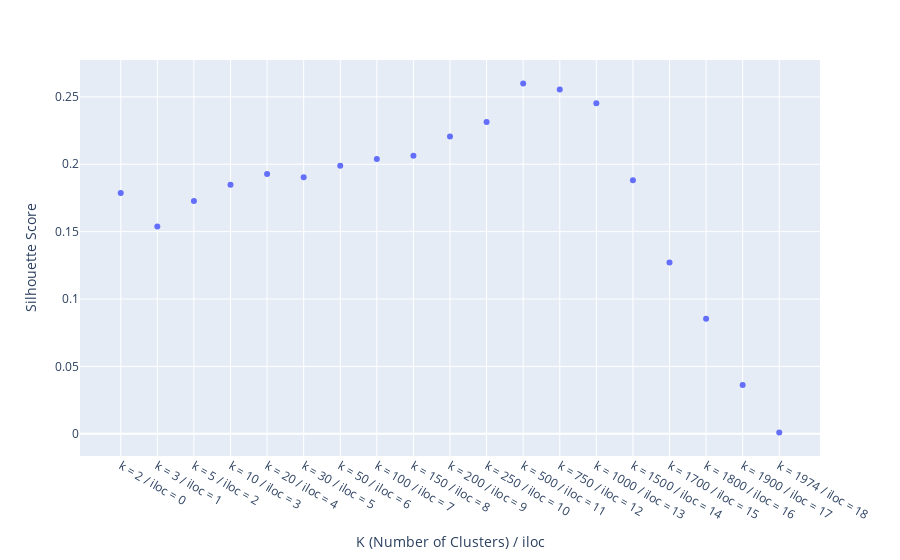

Write notebook code for a chart like this one.
### Code cell
kmedoid_grid = run_kmedoid_grid(convert_similarity_to_distance(similarity_matrix_ms2ds), n_groups_list) 
print_kmedoid_grid(kmedoid_grid)
plot_kmedoid_grid(kmedoid_grid)

### Figure 1 — Plotly figure (JSON) as saved in the notebook; plotly's stock layout.template omitted (floating-point values rounded to 4 significant figures)
{"data": [{"hovertemplate": "x=%{x}<br>y=%{y}<extra></extra>", "legendgroup": "", "marker": {"color": "#636efa", "symbol": "circle"}, "mode": "markers", "name": "", "orientation": "v", "showlegend": false, "type": "scatter", "x": ["k = 2 / iloc = 0", "k = 3 / iloc = 1", "k = 5 / iloc = 2", "k = 10 / iloc = 3", "k = 20 / iloc = 4", "k = 30 / iloc = 5", "k = 50 / iloc = 6", "k = 100 / iloc = 7", "k = 150 / iloc = 8", "k = 200 / iloc = 9", "k = 250 / iloc = 10", "k = 500 / iloc = 11", "k = 750 / iloc = 12", "k = 1000 / iloc = 13", "k = 1500 / iloc = 14", "k = 1700 / iloc = 15", "k = 1800 / iloc = 16", "k = 1900 / iloc = 17", "k = 1974 / iloc = 18"], "xaxis": "x", "y": [0.1786, 0.1538, 0.1727, 0.1849, 0.1928, 0.1903, 0.1989, 0.2038, 0.2064, 0.2206, 0.2314, 0.2599, 0.2555, 0.2452, 0.1881, 0.1271, 0.08529, 0.03628, 0.001006], "yaxis": "y"}], "layout": {"legend": {"tracegroupgap": 0}, "margin": {"t": 60}, "xaxis": {"anchor": "y", "domain": [0, 1], "title": {"text": "K (Number of Clusters) / iloc"}}, "yaxis": {"anchor": "x", "domain": [0, 1], "title": {"text": "Silhouette Score"}}}}
